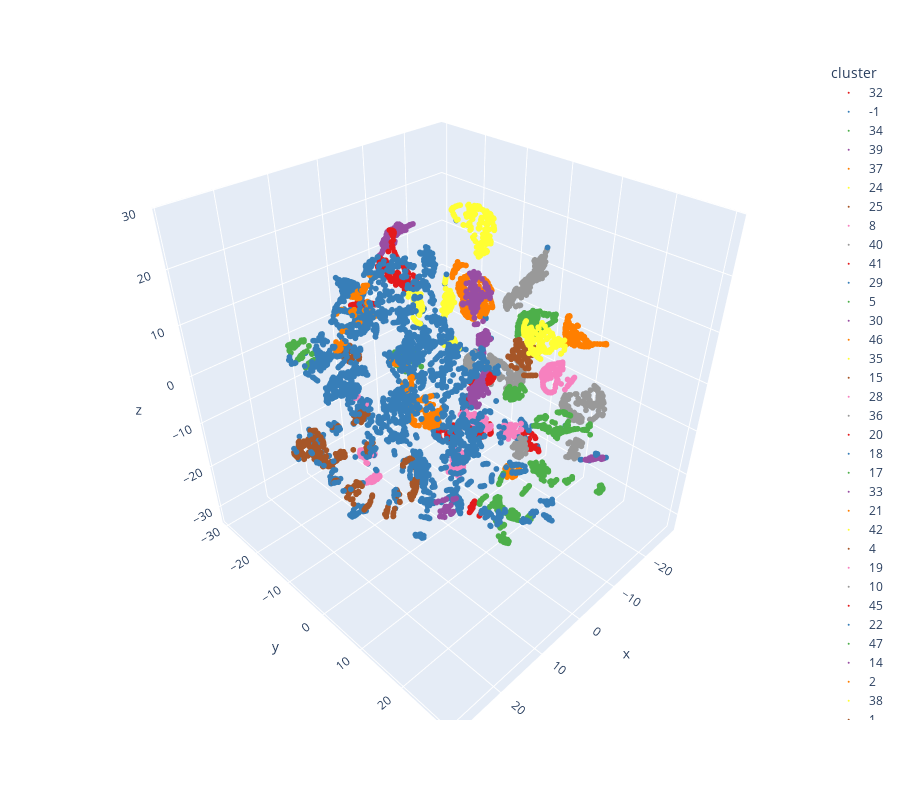

Notebook source saved alongside this figure:
### Code cell
# plot the clusters with tsne
cluster_plot(X_scaled, cluster_result).show()
